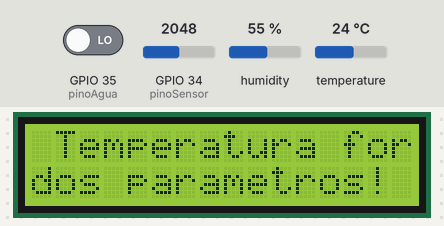
Recording of a sketch running on a simulated ESP32. On the bench: 16×2 character LCD. The test bench sets the inputs (shaded band); at power-on: temperature 24 °C, GPIO 34 (pinoSensor) = 2048, GPIO 35 (pinoAgua) LOW, humidity 55 %. Nothing arrives over Bluetooth unless stated.

Above: at 11.2 s.
At 27.6 s:
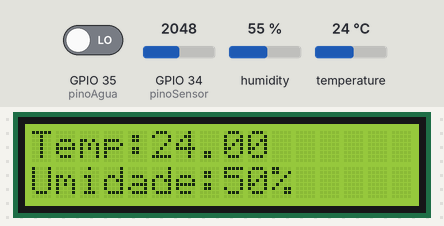
27.7 s: temperature set to 12 °C
At 48.2 s:
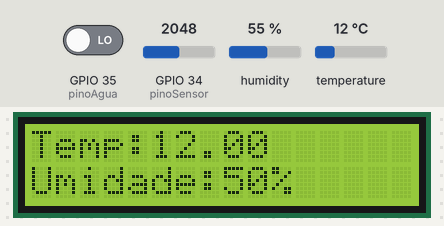
48.8 s: GPIO 34 (pinoSensor) set to 2866
At 69.1 s:
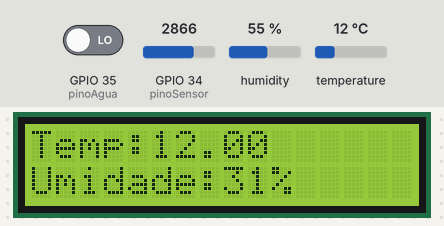
69.9 s: temperature set to 19 °C
At 93.1 s:
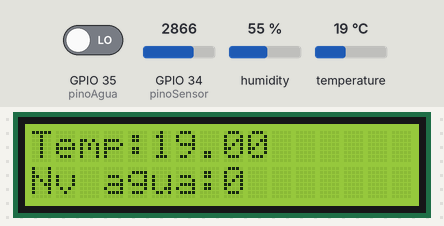
Timing chart, 0 to 94.6 s (numbered marks = the images above; inputs shaded):
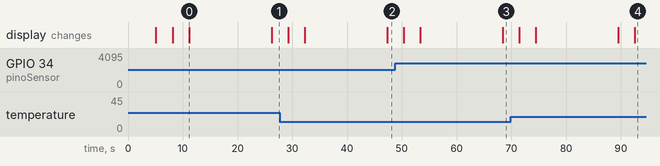

The sketch:

PrototipoComposteira.ino
```cpp
//Declarando bibliotecas

#include "DHT.h"
#include <Wire.h>
#include <LiquidCrystal_I2C.h>
#include "BluetoothSerial.h"

//Configurando BLE
#if !defined(CONFIG_BT_ENABLED) || !defined(CONFIG_BLUEDROID_ENABLED)
#error Bluetooth is not enabled! Please run `make menuconfig` to and enable it
#endif

//Declararando variaveis e pinagem do circuito
BluetoothSerial SerialBT;
const int pinoSensor = 34;
const int pinoAgua = 35;
int analogSoloSeco = 4095;
int analogSoloMolhado = 0;
int percSeco = 0;
int percMolhado = 100;

#define DHTPIN 4
#define DHTTYPE DHT11

LiquidCrystal_I2C lcd(0x27, 16, 2);
DHT dht(DHTPIN, DHTTYPE);

void setup() {
  //Iniciando monitor serial e declarando pinagem dos sensores/leds
  Serial.begin(115200);
  SerialBT.begin("REYSO");
  dht.begin();
  lcd.begin();
  pinMode(pinoSensor, INPUT);
  pinMode(pinoAgua, INPUT);
  lcd.backlight();
}

void loop() {
  delay(5000);

  int a = digitalRead(pinoAgua);
  //Transformando resistencia do sensor em porcentagem
  int h = constrain(analogRead(pinoSensor), analogSoloMolhado, analogSoloSeco);
  h = map(h, analogSoloMolhado, analogSoloSeco, percMolhado, percSeco);
  float t = dht.readTemperature();

  //Imprimindo informações no monitor Bluetooth
  if (Serial.available()) {
    SerialBT.print("Temperatura: ");
    SerialBT.println(t);
    SerialBT.print("Umidade: ");
    SerialBT.print(h);
    SerialBT.println("%");
    SerialBT.print("Nivel de agua: ");
    SerialBT.print(a);
    SerialBT.println("%");

    delay(20);
  }

  //Imprimindo informações no LCD
  lcd.clear();
  lcd.print("Temp:");
  lcd.print(t);
  lcd.setCursor(0, 1);
  lcd.print("Umidade:");
  lcd.print(h);
  lcd.print("%");
  delay(3000);
  lcd.clear();
  lcd.print("Temp:");
  lcd.print(t);
  lcd.setCursor(0, 1);
  lcd.print("Nv agua:");
  lcd.print(a);
  delay(3000);

  //Lógica dos parametros para alertar o buzzer caso algo saia de controle
  if(t < 25 || t > 30){
    lcd.clear();
    lcd.setCursor(1, 0);
    lcd.print("Temperatura fora ");
    lcd.setCursor(0, 1);
    lcd.print("dos parametros!");
    delay(10000);
  }else if(h < 50 || h > 70){
    lcd.clear();
    lcd.print("Umidade fora ");
    lcd.setCursor(0, 1);
    lcd.print("dos parametros!");
    delay(10000);
  }

  if(a >= 600){
    lcd.clear();
    lcd.print("Nivel de chorume ");
    lcd.setCursor(0, 1);
    lcd.print("completo");
  }
}
```

Measured:
- what the display in image 0 shows lasts 15.0 s, from 11.2 s to 26.2 s
